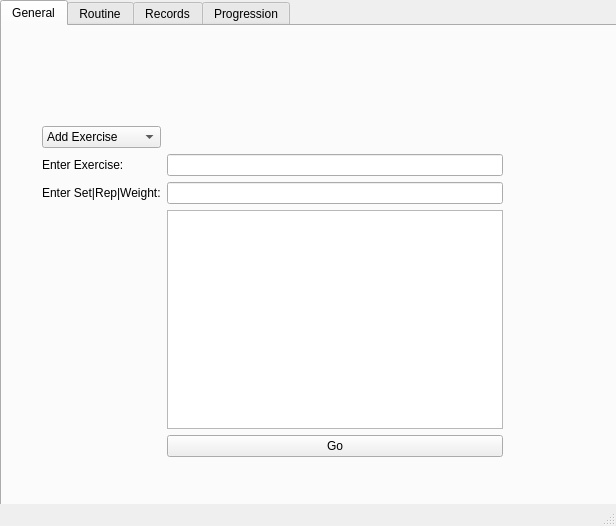
<?xml version="1.0" encoding="UTF-8"?>
<ui version="4.0">
 <class>MainWindow</class>
 <widget class="QMainWindow" name="MainWindow">
  <property name="geometry">
   <rect>
    <x>0</x>
    <y>0</y>
    <width>616</width>
    <height>526</height>
   </rect>
  </property>
  <property name="maximumSize">
   <size>
    <width>616</width>
    <height>526</height>
   </size>
  </property>
  <property name="windowTitle">
   <string>Gym Progress Tracker</string>
  </property>
  <widget class="QWidget" name="centralwidget">
   <widget class="QTabWidget" name="windowTabs">
    <property name="geometry">
     <rect>
      <x>0</x>
      <y>0</y>
      <width>661</width>
      <height>591</height>
     </rect>
    </property>
    <property name="currentIndex">
     <number>0</number>
    </property>
    <widget class="QWidget" name="generalTab">
     <attribute name="title">
      <string>General</string>
     </attribute>
     <widget class="QWidget" name="gridLayoutWidget">
      <property name="geometry">
       <rect>
        <x>40</x>
        <y>100</y>
        <width>461</width>
        <height>331</height>
       </rect>
      </property>
      <layout class="QGridLayout" name="gridLayout">
       <item row="2" column="0">
        <widget class="QLabel" name="label_2">
         <property name="text">
          <string>Enter Set|Rep|Weight:</string>
         </property>
        </widget>
       </item>
       <item row="3" column="1">
        <widget class="QTextEdit" name="outputEdit">
         <property name="readOnly">
          <bool>true</bool>
         </property>
        </widget>
       </item>
       <item row="2" column="1">
        <widget class="QLineEdit" name="setInput"/>
       </item>
       <item row="0" column="0">
        <widget class="QComboBox" name="comboBox">
         <item>
          <property name="text">
           <string>Add Exercise</string>
          </property>
         </item>
         <item>
          <property name="text">
           <string>Enter Record</string>
          </property>
         </item>
         <item>
          <property name="text">
           <string>Search Exercise</string>
          </property>
         </item>
         <item>
          <property name="text">
           <string>Search Record</string>
          </property>
         </item>
        </widget>
       </item>
       <item row="4" column="1">
        <widget class="QPushButton" name="pushButton">
         <property name="text">
          <string>Go</string>
         </property>
        </widget>
       </item>
       <item row="1" column="1">
        <widget class="QLineEdit" name="exerciseInput"/>
       </item>
       <item row="1" column="0">
        <widget class="QLabel" name="label">
         <property name="text">
          <string>Enter Exercise:</string>
         </property>
        </widget>
       </item>
      </layout>
     </widget>
     <widget class="QLabel" name="logoLabel1">
      <property name="geometry">
       <rect>
        <x>240</x>
        <y>10</y>
        <width>221</width>
        <height>91</height>
       </rect>
      </property>
      <property name="text">
       <string/>
      </property>
      <property name="pixmap">
       <pixmap>dumbell.png</pixmap>
      </property>
     </widget>
    </widget>
    <widget class="QWidget" name="routineTab">
     <attribute name="title">
      <string>Routine</string>
     </attribute>
     <widget class="QTextEdit" name="routineEdit">
      <property name="geometry">
       <rect>
        <x>60</x>
        <y>80</y>
        <width>491</width>
        <height>371</height>
       </rect>
      </property>
      <property name="minimumSize">
       <size>
        <width>491</width>
        <height>371</height>
       </size>
      </property>
      <property name="maximumSize">
       <size>
        <width>491</width>
        <height>16777215</height>
       </size>
      </property>
      <property name="readOnly">
       <bool>true</bool>
      </property>
     </widget>
     <widget class="QLabel" name="label_5">
      <property name="geometry">
       <rect>
        <x>210</x>
        <y>20</y>
        <width>131</width>
        <height>31</height>
       </rect>
      </property>
      <property name="font">
       <font>
        <pointsize>18</pointsize>
       </font>
      </property>
      <property name="text">
       <string>Exercise List</string>
      </property>
     </widget>
     <widget class="QLabel" name="label_3">
      <property name="geometry">
       <rect>
        <x>350</x>
        <y>0</y>
        <width>81</width>
        <height>71</height>
       </rect>
      </property>
      <property name="text">
       <string/>
      </property>
      <property name="pixmap">
       <pixmap>exIcon.png</pixmap>
      </property>
     </widget>
    </widget>
    <widget class="QWidget" name="recordTab">
     <attribute name="title">
      <string>Records</string>
     </attribute>
     <widget class="QLabel" name="label_4">
      <property name="geometry">
       <rect>
        <x>140</x>
        <y>30</y>
        <width>261</width>
        <height>31</height>
       </rect>
      </property>
      <property name="font">
       <font>
        <pointsize>18</pointsize>
       </font>
      </property>
      <property name="text">
       <string>List of Previous Records</string>
      </property>
     </widget>
     <widget class="QLabel" name="searchIcon">
      <property name="geometry">
       <rect>
        <x>410</x>
        <y>10</y>
        <width>81</width>
        <height>81</height>
       </rect>
      </property>
      <property name="text">
       <string/>
      </property>
      <property name="pixmap">
       <pixmap>recordIcon.png</pixmap>
      </property>
     </widget>
     <widget class="QTextEdit" name="recordEdit">
      <property name="geometry">
       <rect>
        <x>70</x>
        <y>100</y>
        <width>481</width>
        <height>321</height>
       </rect>
      </property>
      <property name="readOnly">
       <bool>true</bool>
      </property>
     </widget>
    </widget>
    <widget class="QWidget" name="recordTabGraph">
     <attribute name="title">
      <string>Progression</string>
     </attribute>
     <widget class="QPushButton" name="chartButton">
      <property name="geometry">
       <rect>
        <x>190</x>
        <y>400</y>
        <width>231</width>
        <height>28</height>
       </rect>
      </property>
      <property name="text">
       <string>Search</string>
      </property>
     </widget>
     <widget class="QWidget" name="formLayoutWidget">
      <property name="geometry">
       <rect>
        <x>20</x>
        <y>20</y>
        <width>421</width>
        <height>31</height>
       </rect>
      </property>
      <layout class="QFormLayout" name="formLayout">
       <item row="0" column="0">
        <widget class="QLabel" name="label_6">
         <property name="text">
          <string>Search Exercise:</string>
         </property>
        </widget>
       </item>
       <item row="0" column="1">
        <widget class="QLineEdit" name="chartInput"/>
       </item>
      </layout>
     </widget>
     <widget class="QFrame" name="frame">
      <property name="geometry">
       <rect>
        <x>19</x>
        <y>69</y>
        <width>581</width>
        <height>311</height>
       </rect>
      </property>
      <property name="frameShape">
       <enum>QFrame::StyledPanel</enum>
      </property>
      <property name="frameShadow">
       <enum>QFrame::Raised</enum>
      </property>
     </widget>
    </widget>
   </widget>
  </widget>
  <widget class="QMenuBar" name="menubar">
   <property name="geometry">
    <rect>
     <x>0</x>
     <y>0</y>
     <width>616</width>
     <height>25</height>
    </rect>
   </property>
  </widget>
  <widget class="QStatusBar" name="statusbar"/>
 </widget>
 <resources/>
 <connections/>
</ui>
